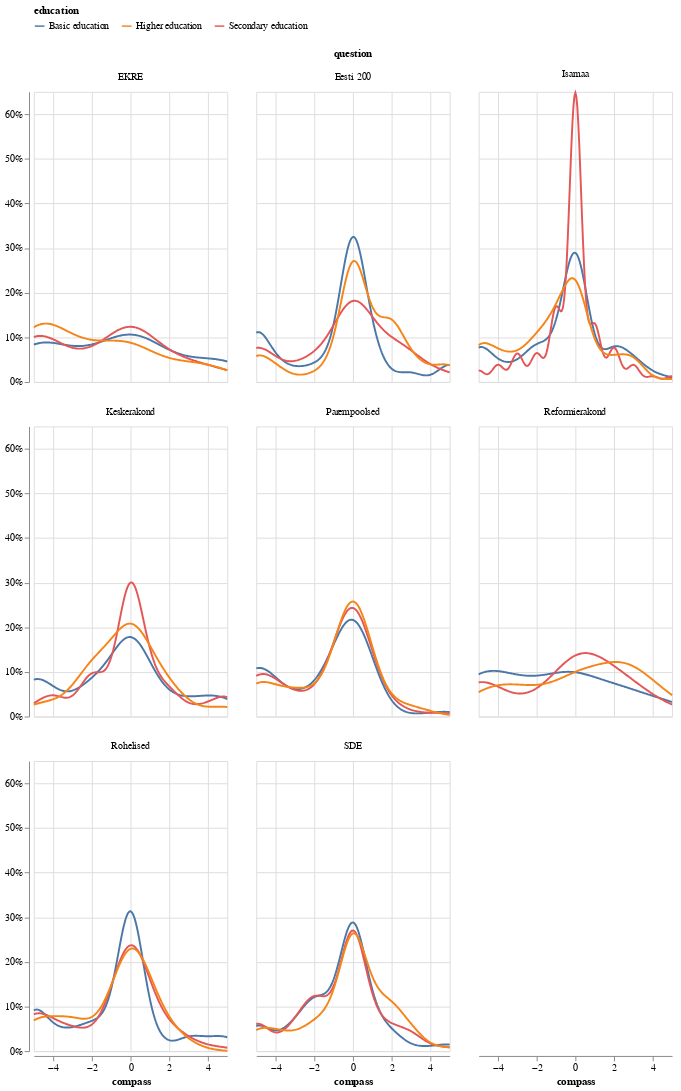

Notebook source saved alongside this figure:
### Code cell
args = {
    'res_col' : 'compass',
    'factor_cols': ['education'],  'filter': {},
    'plot': 'density',
    'plot_args': { 'internal_facet': True }
}
assert args['plot'] in matching_plots(args,full_df,data_meta)
fdf = get_filtered_data(full_df, data_meta, **args)
create_plot(fdf,data_meta,alt_properties={'width':200},**args)

### Figure 1 — Vega-Lite specification as saved in the notebook (floating-point values rounded to 4 significant figures; data arrays with more than 128 entries replaced by an {"elided": "..."} marker saying what was removed)
{"config": {"view": {"continuousWidth": 300, "continuousHeight": 300}}, "data": {"name": "data-69382af35e4ffb1b024f778f68136df2"}, "facet": {"field": "question", "type": "nominal"}, "spec": {"mark": {"type": "line"}, "encoding": {"color": {"field": "education", "legend": {"orient": "top"}, "type": "nominal"}, "x": {"field": "compass", "type": "quantitative"}, "y": {"axis": {"format": "%", "title": null}, "field": "density", "type": "quantitative"}}, "transform": [{"density": "compass", "groupby": ["education", "question"], "as": ["compass", "density"]}], "width": 200}, "columns": 3, "$schema": "https://vega.github.io/schema/vega-lite/v5.15.1.json", "datasets": {"data-69382af35e4ffb1b024f778f68136df2": {"elided": "2400 records"}}}
